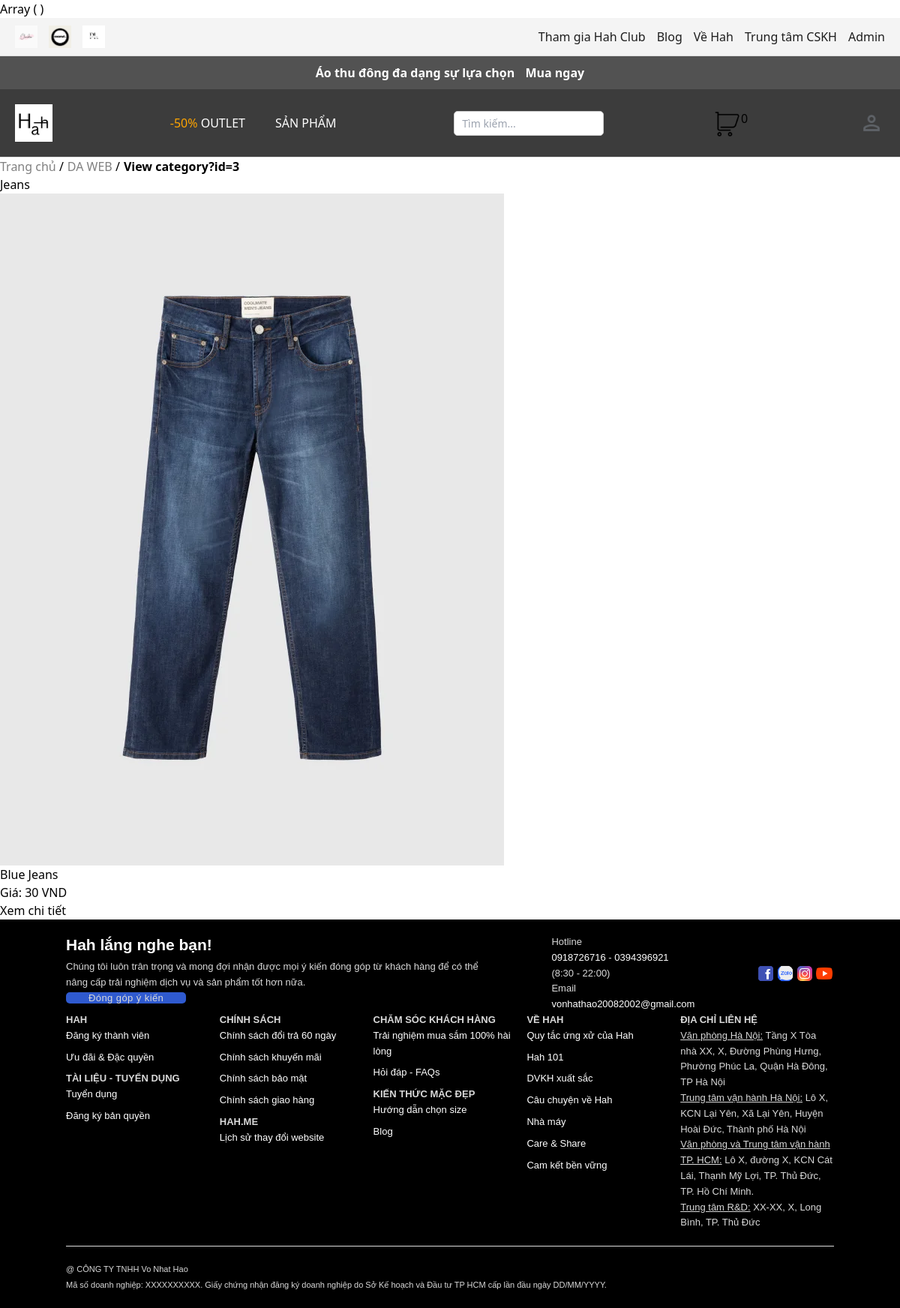
The page /view_category.php?id=3 on the database its author committed.
### tables this page shows
CREATE TABLE IF NOT EXISTS `categories` (
  `category_id` int NOT NULL AUTO_INCREMENT,
  `category_name` varchar(50) DEFAULT NULL,
  `description` text,
  PRIMARY KEY (`category_id`)
);

CREATE TABLE IF NOT EXISTS `products` (
  `product_id` int NOT NULL AUTO_INCREMENT,
  `name` varchar(100) DEFAULT NULL,
  `description` text,
  `price` decimal(10,2) DEFAULT NULL,
  `category_id` int DEFAULT NULL,
  `status` varchar(20) DEFAULT NULL,
  `image_url` varchar(255) DEFAULT NULL,
  `created_at` timestamp NULL DEFAULT CURRENT_TIMESTAMP,
  `discount` decimal(10,2) DEFAULT '0.00',
  PRIMARY KEY (`product_id`),
  KEY `category_id` (`category_id`)
);

### classes/Category.class.php (called while the page is built, shortened)
<?php
class Category extends Db{
    private $db;
    public function __construct($db) {
        $this->db = $db;
    }
    public function getCategoryById($id) {
        $sql = "SELECT * FROM categories WHERE category_id = ?";
        return $this->db->fetchRow($sql, [$id]);
    }
    public function getAllCategories() {
        $sql = "SELECT * FROM categories";
        return $this->db->select($sql);
    }
}
?>

### classes/Db.class.php (called while the page is built, shortened)
<?php
class Db
{
    private $dbh = null;
    public function __construct()
    {
        $driver = "mysql:host=" . HOST . "; dbname=" . DB_NAME;
        try {
            $this->dbh = new PDO($driver, DB_USER, DB_PASS);
            $this->dbh->exec("set names utf8");
        } catch (PDOException $e) {
            echo "Err:" . $e->getMessage();
            exit();
        }
    }
    public function query($sql, $arr = array(), $mode = PDO::FETCH_ASSOC)
    {
        $stm = $this->dbh->prepare($sql);
        if (!$stm->execute($arr)) {
            echo "Sql Error!";
            exit;
        }
        return $stm->fetchAll($mode);
    }
    public function select($sql, $arr = array(), $mode = PDO::FETCH_ASSOC)
    {
        return $this->query($sql, $arr, $mode);
    }
    public function fetchAll($sql, $params = []) {
        try {
            $stmt = $this->dbh->prepare($sql);
            foreach ($params as $key => $value) {
                $stmt->bindValue($key + 1, $value);
            }
            $stmt->execute();
            return $stmt->fetchAll(PDO::FETCH_ASSOC);
        } catch (PDOException $e) {
            die("Lỗi truy vấn: " . $e->getMessage());
        }
    }
    public function fetchRow($sql, $params = []) {
        try {
            $stmt = $this->dbh->prepare($sql);
            foreach ($params as $key => $value) {
                $stmt->bindValue($key + 1, $value);
            }
            $stmt->execute();
            return $stmt->fetch(PDO::FETCH_ASSOC);
        } catch (PDOException $e) {
            die("Lỗi truy vấn: " . $e->getMessage());
        }
    }
}

### classes/Product.class.php (called while the page is built, shortened)
<?php
class Product extends Db
{
    private $db;
    public function __construct($db)
    {
        $this->db = $db;
    }
    public function getProductsByCategory($categoryId) {
        $sql = "SELECT * FROM products WHERE category_id = ?";
        return $this->db->fetchAll($sql, [$categoryId]);
    }
}

### view_category.php (the view, shortened to what this page needs)
<?php
require_once 'classes/Db.class.php';
require_once 'classes/Product.class.php';
require_once 'classes/Category.class.php';
require_once 'includes/breadcrumb.php';
$db = new Db();
$product = new Product($db);
$category = new Category($db);
$categoryId = isset($_GET['id']) ? intval($_GET['id']) : 0;
$currentCategory = $category->getCategoryById($categoryId);
$products = $product->getProductsByCategory($categoryId);
?>
<!DOCTYPE html>
<html lang="en">
<head>
    <link rel="stylesheet" href="assets/css/style.css">
</head>
<body>
    <?php include 'includes/header.php'; ?>
    <main>
        <h1><?php echo htmlspecialchars($currentCategory['category_name']); ?></h1>
        <div class="product-list">
            <?php if (!empty($products)): ?>
                <?php foreach ($products as $product): ?>
                    <div class="product-item">
                        <img src="assets/images/products/<?php echo htmlspecialchars($product['image_url']); ?>" alt="<?php echo htmlspecialchars($product['name']); ?>">
                        <h3><?php echo htmlspecialchars($product['name']); ?></h3>
                        <p>Giá: <?php echo number_format($product['price'], 0, ',', '.'); ?> VND</p>
                        <a href="product_detail.php?id=<?php echo $product['product_id']; ?>">Xem chi tiết</a>
                    </div>
                <?php endforeach; ?>
            <?php else: ?>
                <p>Không có sản phẩm nào trong danh mục này.</p>
            <?php endif; ?>
        </div>
    </main>
    <?php include 'includes/footer.php'; ?>
</body>
</html>

### assets/css/style.css (style rules this page uses)
:root { --primary-color: #007bff; --background-color: #f4f4f4; --background-color-pri: #3c3c3c; --text-color: #1d1d1d; --link-color: #007bff; --hover-color: #0056b3; --error-color: red; }
body { font-family: "NotoSerif", Arial, sans-serif; }

### rows shown on the page
categories: category_name "Jeans"
products: image_url (picture), name "Blue Jeans", price "30"

### other values the page prints
$totalQuantity "0"
$breadcrumb['label'] "Trang chủ"
$breadcrumb['label'] "DA WEB"
$breadcrumb['label'] "View category?id=3"
